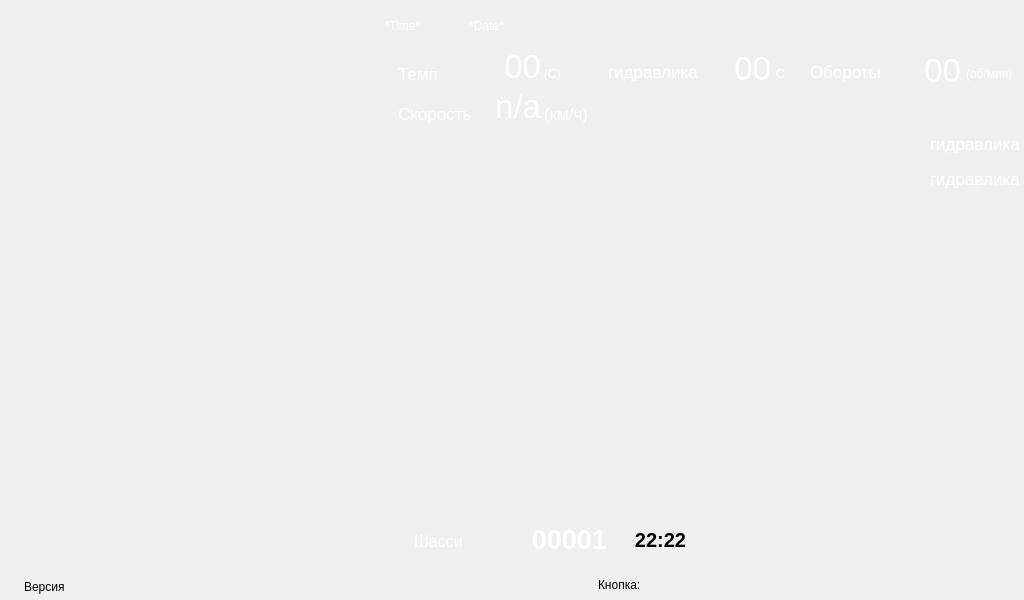
<?xml version="1.0" encoding="UTF-8"?>
<ui version="4.0">
 <class>MainWindow</class>
 <widget class="QMainWindow" name="MainWindow">
  <property name="geometry">
   <rect>
    <x>0</x>
    <y>0</y>
    <width>1024</width>
    <height>600</height>
   </rect>
  </property>
  <property name="windowTitle">
   <string>MainWindow</string>
  </property>
  <property name="styleSheet">
   <string notr="true"/>
  </property>
  <widget class="QWidget" name="centralWidget">
   <property name="styleSheet">
    <string notr="true">QWidget#centralWidget {
	background-image: url(:/Images/Images/main/backgrounds/background.png);
}</string>
   </property>
   <widget class="QPushButton" name="label_date">
    <property name="geometry">
     <rect>
      <x>380</x>
      <y>6</y>
      <width>213</width>
      <height>40</height>
     </rect>
    </property>
    <property name="autoFillBackground">
     <bool>false</bool>
    </property>
    <property name="styleSheet">
     <string notr="true">color: rgb(255, 255, 255);</string>
    </property>
    <property name="text">
     <string>*Date*</string>
    </property>
    <property name="flat">
     <bool>true</bool>
    </property>
   </widget>
   <widget class="QPushButton" name="label_time">
    <property name="geometry">
     <rect>
      <x>318</x>
      <y>6</y>
      <width>169</width>
      <height>40</height>
     </rect>
    </property>
    <property name="styleSheet">
     <string notr="true">color: rgb(255, 255, 255);</string>
    </property>
    <property name="text">
     <string>*Time*</string>
    </property>
    <property name="flat">
     <bool>true</bool>
    </property>
   </widget>
   <widget class="QWidget" name="verticalLayoutWidget">
    <property name="geometry">
     <rect>
      <x>396</x>
      <y>92</y>
      <width>513</width>
      <height>115</height>
     </rect>
    </property>
    <layout class="QVBoxLayout" name="logLayout">
     <property name="sizeConstraint">
      <enum>QLayout::SizeConstraint::SetFixedSize</enum>
     </property>
    </layout>
   </widget>
   <widget class="QLabel" name="J1939Status">
    <property name="geometry">
     <rect>
      <x>916</x>
      <y>2</y>
      <width>58</width>
      <height>40</height>
     </rect>
    </property>
    <property name="text">
     <string/>
    </property>
    <property name="pixmap">
     <pixmap resource="images.qrc">:/Images/Images/main/signs/sign_DV1_on.png</pixmap>
    </property>
    <property name="scaledContents">
     <bool>true</bool>
    </property>
   </widget>
   <widget class="QLabel" name="J1939MainStatus">
    <property name="geometry">
     <rect>
      <x>862</x>
      <y>2</y>
      <width>58</width>
      <height>40</height>
     </rect>
    </property>
    <property name="styleSheet">
     <string notr="true"/>
    </property>
    <property name="text">
     <string/>
    </property>
    <property name="pixmap">
     <pixmap resource="images.qrc">:/Images/Images/main/signs/sign_DV2_on.png</pixmap>
    </property>
    <property name="scaledContents">
     <bool>true</bool>
    </property>
   </widget>
   <widget class="QLabel" name="label_wait_on_start">
    <property name="geometry">
     <rect>
      <x>656</x>
      <y>-2</y>
      <width>51</width>
      <height>51</height>
     </rect>
    </property>
    <property name="text">
     <string/>
    </property>
    <property name="pixmap">
     <pixmap resource="images.qrc">:/Images/Images/main/signs/sign_engineManagementLamp_yellow.png</pixmap>
    </property>
    <property name="scaledContents">
     <bool>false</bool>
    </property>
   </widget>
   <widget class="QLabel" name="label_TO">
    <property name="geometry">
     <rect>
      <x>836</x>
      <y>6</y>
      <width>31</width>
      <height>35</height>
     </rect>
    </property>
    <property name="text">
     <string/>
    </property>
    <property name="pixmap">
     <pixmap resource="images.qrc">:/Images/Images/main/signs/sign_serviceInterval_red.png</pixmap>
    </property>
    <property name="scaledContents">
     <bool>false</bool>
    </property>
   </widget>
   <widget class="QLabel" name="label_drain_filter">
    <property name="geometry">
     <rect>
      <x>804</x>
      <y>4</y>
      <width>39</width>
      <height>41</height>
     </rect>
    </property>
    <property name="text">
     <string/>
    </property>
    <property name="pixmap">
     <pixmap resource="images.qrc">:/Images/Images/main/signs/sign_filtrSlivnoy_red.png</pixmap>
    </property>
    <property name="scaledContents">
     <bool>false</bool>
    </property>
   </widget>
   <widget class="QLabel" name="POStatus">
    <property name="geometry">
     <rect>
      <x>972</x>
      <y>2</y>
      <width>55</width>
      <height>43</height>
     </rect>
    </property>
    <property name="styleSheet">
     <string notr="true">color: green;
font: 75 16pt bold &quot;Vemana2000&quot;;</string>
    </property>
    <property name="text">
     <string/>
    </property>
    <property name="pixmap">
     <pixmap resource="images.qrc">:/Images/Images/main/signs/sign_сan1_red.png</pixmap>
    </property>
    <property name="scaledContents">
     <bool>false</bool>
    </property>
   </widget>
   <widget class="QLabel" name="label_pressure_filter">
    <property name="geometry">
     <rect>
      <x>772</x>
      <y>2</y>
      <width>37</width>
      <height>37</height>
     </rect>
    </property>
    <property name="text">
     <string/>
    </property>
    <property name="pixmap">
     <pixmap resource="images.qrc">:/Images/Images/main/signs/sign_filtrZabornyi_red.png</pixmap>
    </property>
    <property name="scaledContents">
     <bool>false</bool>
    </property>
   </widget>
   <widget class="QLabel" name="label_a1">
    <property name="geometry">
     <rect>
      <x>742</x>
      <y>6</y>
      <width>33</width>
      <height>33</height>
     </rect>
    </property>
    <property name="text">
     <string/>
    </property>
    <property name="pixmap">
     <pixmap resource="images.qrc">:/Images/Images/main/signs/sign_А1_green.png</pixmap>
    </property>
    <property name="scaledContents">
     <bool>true</bool>
    </property>
   </widget>
   <widget class="QLabel" name="label_engineRPM">
    <property name="geometry">
     <rect>
      <x>894</x>
      <y>52</y>
      <width>67</width>
      <height>37</height>
     </rect>
    </property>
    <property name="font">
     <font>
      <pointsize>25</pointsize>
     </font>
    </property>
    <property name="styleSheet">
     <string notr="true">color: white;</string>
    </property>
    <property name="text">
     <string>00</string>
    </property>
    <property name="alignment">
     <set>Qt::AlignmentFlag::AlignRight|Qt::AlignmentFlag::AlignTrailing|Qt::AlignmentFlag::AlignVCenter</set>
    </property>
   </widget>
   <widget class="QLabel" name="label_engineTemp">
    <property name="geometry">
     <rect>
      <x>474</x>
      <y>48</y>
      <width>67</width>
      <height>37</height>
     </rect>
    </property>
    <property name="font">
     <font>
      <pointsize>25</pointsize>
     </font>
    </property>
    <property name="styleSheet">
     <string notr="true">color: white;</string>
    </property>
    <property name="text">
     <string>00</string>
    </property>
    <property name="alignment">
     <set>Qt::AlignmentFlag::AlignRight|Qt::AlignmentFlag::AlignTrailing|Qt::AlignmentFlag::AlignVCenter</set>
    </property>
   </widget>
   <widget class="QLabel" name="label_hydraulicTemperature">
    <property name="geometry">
     <rect>
      <x>704</x>
      <y>50</y>
      <width>67</width>
      <height>37</height>
     </rect>
    </property>
    <property name="font">
     <font>
      <pointsize>25</pointsize>
     </font>
    </property>
    <property name="styleSheet">
     <string notr="true">color: white;</string>
    </property>
    <property name="text">
     <string>00</string>
    </property>
    <property name="alignment">
     <set>Qt::AlignmentFlag::AlignRight|Qt::AlignmentFlag::AlignTrailing|Qt::AlignmentFlag::AlignVCenter</set>
    </property>
   </widget>
   <widget class="QLabel" name="label_3">
    <property name="geometry">
     <rect>
      <x>398</x>
      <y>60</y>
      <width>85</width>
      <height>27</height>
     </rect>
    </property>
    <property name="font">
     <font>
      <pointsize>13</pointsize>
     </font>
    </property>
    <property name="styleSheet">
     <string notr="true">color: white</string>
    </property>
    <property name="text">
     <string>Темп</string>
    </property>
   </widget>
   <widget class="QLabel" name="label_4">
    <property name="geometry">
     <rect>
      <x>544</x>
      <y>60</y>
      <width>53</width>
      <height>27</height>
     </rect>
    </property>
    <property name="styleSheet">
     <string notr="true">color: white</string>
    </property>
    <property name="text">
     <string>(С)</string>
    </property>
   </widget>
   <widget class="QLabel" name="label_speedCaption">
    <property name="geometry">
     <rect>
      <x>398</x>
      <y>100</y>
      <width>85</width>
      <height>27</height>
     </rect>
    </property>
    <property name="font">
     <font>
      <pointsize>13</pointsize>
     </font>
    </property>
    <property name="styleSheet">
     <string notr="true">color: white</string>
    </property>
    <property name="text">
     <string>Скорость</string>
    </property>
   </widget>
   <widget class="QLabel" name="label_speed">
    <property name="geometry">
     <rect>
      <x>474</x>
      <y>88</y>
      <width>67</width>
      <height>37</height>
     </rect>
    </property>
    <property name="font">
     <font>
      <pointsize>25</pointsize>
     </font>
    </property>
    <property name="styleSheet">
     <string notr="true">color: white;</string>
    </property>
    <property name="text">
     <string>n/a</string>
    </property>
    <property name="alignment">
     <set>Qt::AlignmentFlag::AlignRight|Qt::AlignmentFlag::AlignTrailing|Qt::AlignmentFlag::AlignVCenter</set>
    </property>
   </widget>
   <widget class="QLabel" name="label_speedUnit">
    <property name="geometry">
     <rect>
      <x>544</x>
      <y>100</y>
      <width>70</width>
      <height>27</height>
     </rect>
    </property>
    <property name="font">
     <font>
      <pointsize>13</pointsize>
     </font>
    </property>
    <property name="styleSheet">
     <string notr="true">color: white</string>
    </property>
    <property name="text">
     <string>(км/ч)</string>
    </property>
   </widget>
   <widget class="QLabel" name="label_5">
    <property name="geometry">
     <rect>
      <x>810</x>
      <y>58</y>
      <width>109</width>
      <height>27</height>
     </rect>
    </property>
    <property name="font">
     <font>
      <pointsize>13</pointsize>
     </font>
    </property>
    <property name="styleSheet">
     <string notr="true">color: white</string>
    </property>
    <property name="text">
     <string>Обороты</string>
    </property>
   </widget>
   <widget class="QLabel" name="label_6">
    <property name="geometry">
     <rect>
      <x>966</x>
      <y>60</y>
      <width>55</width>
      <height>27</height>
     </rect>
    </property>
    <property name="styleSheet">
     <string notr="true">color: white</string>
    </property>
    <property name="text">
     <string>(об/мин)</string>
    </property>
   </widget>
   <widget class="QLabel" name="label_7">
    <property name="geometry">
     <rect>
      <x>608</x>
      <y>58</y>
      <width>127</width>
      <height>27</height>
     </rect>
    </property>
    <property name="font">
     <font>
      <pointsize>13</pointsize>
     </font>
    </property>
    <property name="styleSheet">
     <string notr="true">color: white</string>
    </property>
    <property name="text">
     <string>гидравлика</string>
    </property>
   </widget>
   <widget class="QLabel" name="label_8">
    <property name="geometry">
     <rect>
      <x>776</x>
      <y>60</y>
      <width>27</width>
      <height>27</height>
     </rect>
    </property>
    <property name="styleSheet">
     <string notr="true">color: white</string>
    </property>
    <property name="text">
     <string>С</string>
    </property>
   </widget>
   <widget class="QPushButton" name="pushButton_service">
    <property name="geometry">
     <rect>
      <x>912</x>
      <y>502</y>
      <width>85</width>
      <height>77</height>
     </rect>
    </property>
    <property name="styleSheet">
     <string notr="true">QPushButton{
border-style:none;
outline: none;
	background-image: url(:/Images/Images/main/buttons/button_servis_off.png);
}</string>
    </property>
    <property name="text">
     <string/>
    </property>
   </widget>
   <widget class="QPushButton" name="pushButton_settings">
    <property name="geometry">
     <rect>
      <x>814</x>
      <y>502</y>
      <width>83</width>
      <height>77</height>
     </rect>
    </property>
    <property name="styleSheet">
     <string notr="true">QPushButton{
border-style:none;
outline: none;
	background-image: url(:/Images/Images/main/buttons/button_setting_off.png);
}</string>
    </property>
    <property name="text">
     <string/>
    </property>
   </widget>
   <widget class="QLabel" name="label_version">
    <property name="geometry">
     <rect>
      <x>24</x>
      <y>578</y>
      <width>327</width>
      <height>17</height>
     </rect>
    </property>
    <property name="text">
     <string>Версия</string>
    </property>
   </widget>
   <widget class="QWidget" name="widget_cleanModes" native="true">
    <property name="geometry">
     <rect>
      <x>12</x>
      <y>10</y>
      <width>335</width>
      <height>183</height>
     </rect>
    </property>
    <property name="styleSheet">
     <string notr="true">QWidget#widget_cleanModes
{
	background-image: url(:/Images/Images/main/backgrounds/sub-background_cleaningMode.png);
}</string>
    </property>
    <widget class="QLabel" name="label_startstop">
     <property name="geometry">
      <rect>
       <x>226</x>
       <y>12</y>
       <width>89</width>
       <height>161</height>
      </rect>
     </property>
     <property name="styleSheet">
      <string notr="true">background-image: url(:/Images/Images/main/buttons/button_start_off.png);</string>
     </property>
     <property name="text">
      <string/>
     </property>
    </widget>
    <widget class="QPushButton" name="pushButton_startstop">
     <property name="geometry">
      <rect>
       <x>226</x>
       <y>12</y>
       <width>91</width>
       <height>161</height>
      </rect>
     </property>
     <property name="styleSheet">
      <string notr="true">QPushButton{
border-style:none;
outline: none;
	background-image: url(:/Images/Images/main/buttons/button_start_off.png);
}
</string>
     </property>
     <property name="text">
      <string/>
     </property>
     <property name="checkable">
      <bool>false</bool>
     </property>
    </widget>
    <widget class="QPushButton" name="pushButton_mediumSweep">
     <property name="geometry">
      <rect>
       <x>14</x>
       <y>100</y>
       <width>93</width>
       <height>75</height>
      </rect>
     </property>
     <property name="styleSheet">
      <string notr="true">border-style:none;
outline: none;
background-image: url(:/Images/Images/main/buttons/cleaningMode_button_hard_off.png);</string>
     </property>
     <property name="text">
      <string/>
     </property>
    </widget>
    <widget class="QPushButton" name="pushButton_heavySweep">
     <property name="geometry">
      <rect>
       <x>118</x>
       <y>100</y>
       <width>93</width>
       <height>79</height>
      </rect>
     </property>
     <property name="styleSheet">
      <string notr="true">border-style:none;
outline: none;
background-image: url(:/Images/Images/main/buttons/cleaningMode_button_leafHarvesting_off.png);</string>
     </property>
     <property name="text">
      <string/>
     </property>
    </widget>
    <widget class="QPushButton" name="pushButton_lightSweep">
     <property name="geometry">
      <rect>
       <x>118</x>
       <y>10</y>
       <width>93</width>
       <height>77</height>
      </rect>
     </property>
     <property name="styleSheet">
      <string notr="true">border-style:none;
outline: none;
background-image: url(:/Images/Images/main/buttons/cleaningMode_button_average_off.png);</string>
     </property>
     <property name="text">
      <string/>
     </property>
    </widget>
    <widget class="QPushButton" name="pushButton_leafSweep">
     <property name="geometry">
      <rect>
       <x>16</x>
       <y>10</y>
       <width>93</width>
       <height>75</height>
      </rect>
     </property>
     <property name="styleSheet">
      <string notr="true">border-style:none;
outline: none;
background-image: url(:/Images/Images/main/buttons/cleaningMode_button_easy_off.png);</string>
     </property>
     <property name="text">
      <string/>
     </property>
    </widget>
   </widget>
   <widget class="QWidget" name="widget_other" native="true">
    <property name="geometry">
     <rect>
      <x>16</x>
      <y>482</y>
      <width>333</width>
      <height>98</height>
     </rect>
    </property>
    <property name="styleSheet">
     <string notr="true">QWidget#widget_other
{
	
	background-image: url(:/Images/Images/main/backgrounds/sub-background_light.png);
}</string>
    </property>
    <widget class="QPushButton" name="pushButton_frmMagnet">
     <property name="geometry">
      <rect>
       <x>222</x>
       <y>8</y>
       <width>93</width>
       <height>79</height>
      </rect>
     </property>
     <property name="styleSheet">
      <string notr="true">border-style:none;
outline: none;
background-image: url(:/Images/Images/main/buttons/light_button_frm_m_off.png);

</string>
     </property>
     <property name="text">
      <string/>
     </property>
     <property name="checkable">
      <bool>false</bool>
     </property>
    </widget>
    <widget class="QPushButton" name="pushButton_frmBroom">
     <property name="geometry">
      <rect>
       <x>116</x>
       <y>8</y>
       <width>93</width>
       <height>79</height>
      </rect>
     </property>
     <property name="styleSheet">
      <string notr="true">border-style:none;
outline: none;
background-image: url(:/Images/Images/main/buttons/light_button_frm_h_off.png);</string>
     </property>
     <property name="text">
      <string/>
     </property>
     <property name="checkable">
      <bool>false</bool>
     </property>
    </widget>
    <widget class="QPushButton" name="pushButton_frmKung">
     <property name="geometry">
      <rect>
       <x>12</x>
       <y>8</y>
       <width>93</width>
       <height>79</height>
      </rect>
     </property>
     <property name="styleSheet">
      <string notr="true">border-style:none;
outline: none;
background-image: url(:/Images/Images/main/buttons/light_button_frm_k_off.png);</string>
     </property>
     <property name="text">
      <string/>
     </property>
     <property name="checkable">
      <bool>false</bool>
     </property>
    </widget>
    <zorder>pushButton_frmBroom</zorder>
    <zorder>pushButton_frmKung</zorder>
    <zorder>pushButton_frmMagnet</zorder>
   </widget>
   <widget class="QWidget" name="widget_odometer" native="true">
    <property name="geometry">
     <rect>
      <x>382</x>
      <y>514</y>
      <width>309</width>
      <height>53</height>
     </rect>
    </property>
    <property name="styleSheet">
     <string notr="true">QWidget#widget_odometer
{
	background-image: url(:/Images/Images/main/backgrounds/sub-background_operatingHours.png);
}</string>
    </property>
    <widget class="QLabel" name="label_frontEngineTOTotalValue">
     <property name="geometry">
      <rect>
       <x>98</x>
       <y>10</y>
       <width>127</width>
       <height>31</height>
      </rect>
     </property>
     <property name="font">
      <font>
       <pointsize>20</pointsize>
       <bold>true</bold>
      </font>
     </property>
     <property name="styleSheet">
      <string notr="true">color: white;
</string>
     </property>
     <property name="text">
      <string>00001</string>
     </property>
     <property name="alignment">
      <set>Qt::AlignmentFlag::AlignRight|Qt::AlignmentFlag::AlignTrailing|Qt::AlignmentFlag::AlignVCenter</set>
     </property>
    </widget>
    <widget class="QLabel" name="label_frontEngineTOTotal">
     <property name="geometry">
      <rect>
       <x>32</x>
       <y>12</y>
       <width>93</width>
       <height>31</height>
      </rect>
     </property>
     <property name="font">
      <font>
       <pointsize>12</pointsize>
       <bold>false</bold>
      </font>
     </property>
     <property name="styleSheet">
      <string notr="true">color: white;
</string>
     </property>
     <property name="text">
      <string>Шасси</string>
     </property>
     <property name="alignment">
      <set>Qt::AlignmentFlag::AlignLeading|Qt::AlignmentFlag::AlignLeft|Qt::AlignmentFlag::AlignVCenter</set>
     </property>
    </widget>
   </widget>
   <widget class="QLabel" name="label_engineTODaily">
    <property name="geometry">
     <rect>
      <x>622</x>
      <y>504</y>
      <width>77</width>
      <height>81</height>
     </rect>
    </property>
    <property name="font">
     <font>
      <pointsize>20</pointsize>
      <bold>true</bold>
     </font>
    </property>
    <property name="styleSheet">
     <string notr="true"/>
    </property>
    <property name="text">
     <string/>
    </property>
    <property name="pixmap">
     <pixmap resource="images.qrc">:/Images/Images/main/buttons/button_operatingHours.png</pixmap>
    </property>
    <property name="scaledContents">
     <bool>false</bool>
    </property>
    <property name="alignment">
     <set>Qt::AlignmentFlag::AlignCenter</set>
    </property>
   </widget>
   <widget class="QLabel" name="label_engineTODailyValue">
    <property name="geometry">
     <rect>
      <x>634</x>
      <y>518</y>
      <width>53</width>
      <height>43</height>
     </rect>
    </property>
    <property name="font">
     <font>
      <pointsize>15</pointsize>
      <bold>true</bold>
     </font>
    </property>
    <property name="styleSheet">
     <string notr="true"/>
    </property>
    <property name="text">
     <string>22:22</string>
    </property>
    <property name="alignment">
     <set>Qt::AlignmentFlag::AlignCenter</set>
    </property>
   </widget>
   <widget class="QLabel" name="label_engine_damage">
    <property name="geometry">
     <rect>
      <x>708</x>
      <y>2</y>
      <width>47</width>
      <height>40</height>
     </rect>
    </property>
    <property name="text">
     <string/>
    </property>
    <property name="pixmap">
     <pixmap resource="images.qrc">:/Images/Images/main/signs/sign_сheckEngineSupportive_red.png</pixmap>
    </property>
    <property name="scaledContents">
     <bool>false</bool>
    </property>
   </widget>
   <widget class="QWidget" name="widget_workOrgans" native="true">
    <property name="geometry">
     <rect>
      <x>12</x>
      <y>198</y>
      <width>335</width>
      <height>277</height>
     </rect>
    </property>
    <property name="styleSheet">
     <string notr="true">QWidget#widget_workOrgans
{
	
	background-image: url(:/Images/Images/main/backgrounds/sub-background_configuration.png);
}</string>
    </property>
    <widget class="QPushButton" name="pushButton_centralBroomRight">
     <property name="geometry">
      <rect>
       <x>170</x>
       <y>94</y>
       <width>45</width>
       <height>79</height>
      </rect>
     </property>
     <property name="styleSheet">
      <string notr="true">QPushButton{
border-style:none;
outline: none;
}</string>
     </property>
     <property name="text">
      <string/>
     </property>
    </widget>
    <widget class="QPushButton" name="pushButton_centralBroomLeft">
     <property name="geometry">
      <rect>
       <x>122</x>
       <y>96</y>
       <width>45</width>
       <height>79</height>
      </rect>
     </property>
     <property name="styleSheet">
      <string notr="true">QPushButton{
border-style:none;
outline: none;
}</string>
     </property>
     <property name="text">
      <string/>
     </property>
    </widget>
    <widget class="QLabel" name="label_centralBroom">
     <property name="geometry">
      <rect>
       <x>122</x>
       <y>98</y>
       <width>93</width>
       <height>79</height>
      </rect>
     </property>
     <property name="styleSheet">
      <string notr="true">background-image: url(:/Images/Images/main/buttons/configuration_button_rotatingBroomsFront_off.png);</string>
     </property>
     <property name="text">
      <string/>
     </property>
    </widget>
    <widget class="QPushButton" name="pushButton_centralBroomDown">
     <property name="geometry">
      <rect>
       <x>20</x>
       <y>140</y>
       <width>91</width>
       <height>35</height>
      </rect>
     </property>
     <property name="styleSheet">
      <string notr="true">QPushButton{
border-style:none;
outline: none;
}</string>
     </property>
     <property name="text">
      <string/>
     </property>
    </widget>
    <widget class="QPushButton" name="pushButton_centralBroomUp">
     <property name="geometry">
      <rect>
       <x>20</x>
       <y>98</y>
       <width>95</width>
       <height>39</height>
      </rect>
     </property>
     <property name="styleSheet">
      <string notr="true">QPushButton{
border-style:none;
outline: none;
}</string>
     </property>
     <property name="text">
      <string/>
     </property>
    </widget>
    <widget class="QLabel" name="label_centralBroomUpDown">
     <property name="geometry">
      <rect>
       <x>18</x>
       <y>99</y>
       <width>93</width>
       <height>79</height>
      </rect>
     </property>
     <property name="styleSheet">
      <string notr="true">background-image: url(:/Images/Images/main/buttons/configuration_button_rotatingBroomsFront_lift_off.png);</string>
     </property>
     <property name="text">
      <string/>
     </property>
    </widget>
    <widget class="QLabel" name="label_centralBroomFloatPress">
     <property name="geometry">
      <rect>
       <x>226</x>
       <y>98</y>
       <width>93</width>
       <height>79</height>
      </rect>
     </property>
     <property name="styleSheet">
      <string notr="true">background-image: url(:/Images/Images/main/buttons/configuration_button_variable_off.png);</string>
     </property>
     <property name="text">
      <string/>
     </property>
    </widget>
    <widget class="QPushButton" name="pushButton_centralBroomPress">
     <property name="geometry">
      <rect>
       <x>226</x>
       <y>141</y>
       <width>91</width>
       <height>35</height>
      </rect>
     </property>
     <property name="styleSheet">
      <string notr="true">QPushButton{
border-style:none;
outline: none;
}</string>
     </property>
     <property name="text">
      <string/>
     </property>
    </widget>
    <widget class="QPushButton" name="pushButton_centralBroomFlow">
     <property name="geometry">
      <rect>
       <x>226</x>
       <y>99</y>
       <width>95</width>
       <height>39</height>
      </rect>
     </property>
     <property name="styleSheet">
      <string notr="true">QPushButton{
border-style:none;
outline: none;
}</string>
     </property>
     <property name="text">
      <string/>
     </property>
    </widget>
    <widget class="QPushButton" name="pushButton_dumpUp">
     <property name="geometry">
      <rect>
       <x>20</x>
       <y>14</y>
       <width>95</width>
       <height>39</height>
      </rect>
     </property>
     <property name="styleSheet">
      <string notr="true">QPushButton{
border-style:none;
outline: none;
}</string>
     </property>
     <property name="text">
      <string/>
     </property>
    </widget>
    <widget class="QLabel" name="label_dump">
     <property name="geometry">
      <rect>
       <x>122</x>
       <y>14</y>
       <width>93</width>
       <height>79</height>
      </rect>
     </property>
     <property name="styleSheet">
      <string notr="true">background-image: url(:/Images/Images/main/buttons/configuration_button_dozerBlade_turn_off.png);</string>
     </property>
     <property name="text">
      <string/>
     </property>
    </widget>
    <widget class="QPushButton" name="pushButton_dumpRight">
     <property name="geometry">
      <rect>
       <x>170</x>
       <y>10</y>
       <width>45</width>
       <height>79</height>
      </rect>
     </property>
     <property name="styleSheet">
      <string notr="true">QPushButton{
border-style:none;
outline: none;
}</string>
     </property>
     <property name="text">
      <string/>
     </property>
    </widget>
    <widget class="QPushButton" name="pushButton_dumpDown">
     <property name="geometry">
      <rect>
       <x>20</x>
       <y>56</y>
       <width>91</width>
       <height>35</height>
      </rect>
     </property>
     <property name="styleSheet">
      <string notr="true">QPushButton{
border-style:none;
outline: none;
}</string>
     </property>
     <property name="text">
      <string/>
     </property>
    </widget>
    <widget class="QPushButton" name="pushButton_dumpPress">
     <property name="geometry">
      <rect>
       <x>226</x>
       <y>57</y>
       <width>91</width>
       <height>35</height>
      </rect>
     </property>
     <property name="styleSheet">
      <string notr="true">QPushButton{
border-style:none;
outline: none;
}</string>
     </property>
     <property name="text">
      <string/>
     </property>
    </widget>
    <widget class="QPushButton" name="pushButton_dumpLeft">
     <property name="geometry">
      <rect>
       <x>122</x>
       <y>12</y>
       <width>45</width>
       <height>79</height>
      </rect>
     </property>
     <property name="styleSheet">
      <string notr="true">QPushButton{
border-style:none;
outline: none;
}</string>
     </property>
     <property name="text">
      <string/>
     </property>
    </widget>
    <widget class="QLabel" name="label_dumpUpDown">
     <property name="geometry">
      <rect>
       <x>18</x>
       <y>15</y>
       <width>93</width>
       <height>79</height>
      </rect>
     </property>
     <property name="styleSheet">
      <string notr="true">background-image: url(:/Images/Images/main/buttons/configuration_button_dozerBlade_lift_off.png);</string>
     </property>
     <property name="text">
      <string/>
     </property>
    </widget>
    <widget class="QLabel" name="label_dumpFloatPress">
     <property name="geometry">
      <rect>
       <x>226</x>
       <y>14</y>
       <width>93</width>
       <height>79</height>
      </rect>
     </property>
     <property name="styleSheet">
      <string notr="true">background-image: url(:/Images/Images/main/buttons/configuration_button_variable_up_off_down_blocked.png);</string>
     </property>
     <property name="text">
      <string/>
     </property>
    </widget>
    <widget class="QPushButton" name="pushButton_dumpFlow">
     <property name="geometry">
      <rect>
       <x>226</x>
       <y>15</y>
       <width>95</width>
       <height>39</height>
      </rect>
     </property>
     <property name="styleSheet">
      <string notr="true">QPushButton{
border-style:none;
outline: none;
}</string>
     </property>
     <property name="text">
      <string/>
     </property>
    </widget>
    <widget class="QLabel" name="label_blowerUpDown">
     <property name="geometry">
      <rect>
       <x>16</x>
       <y>184</y>
       <width>93</width>
       <height>79</height>
      </rect>
     </property>
     <property name="styleSheet">
      <string notr="true">background-image: url(:/Images/Images/main/buttons/configuration_button_purgeUnit_lift_off.png);</string>
     </property>
     <property name="text">
      <string/>
     </property>
    </widget>
    <widget class="QLabel" name="label_blower">
     <property name="geometry">
      <rect>
       <x>120</x>
       <y>183</y>
       <width>93</width>
       <height>79</height>
      </rect>
     </property>
     <property name="styleSheet">
      <string notr="true">background-image: url(:/Images/Images/main/buttons/configuration_button_purgeUnit_turn_off.png);</string>
     </property>
     <property name="text">
      <string/>
     </property>
    </widget>
    <widget class="QPushButton" name="pushButton_blowerRight">
     <property name="geometry">
      <rect>
       <x>170</x>
       <y>179</y>
       <width>45</width>
       <height>79</height>
      </rect>
     </property>
     <property name="styleSheet">
      <string notr="true">QPushButton{
border-style:none;
outline: none;
}</string>
     </property>
     <property name="text">
      <string/>
     </property>
    </widget>
    <widget class="QPushButton" name="pushButton_blowerDown">
     <property name="geometry">
      <rect>
       <x>20</x>
       <y>225</y>
       <width>91</width>
       <height>35</height>
      </rect>
     </property>
     <property name="styleSheet">
      <string notr="true">QPushButton{
border-style:none;
outline: none;
}</string>
     </property>
     <property name="text">
      <string/>
     </property>
    </widget>
    <widget class="QPushButton" name="pushButton_blowerLeft">
     <property name="geometry">
      <rect>
       <x>122</x>
       <y>181</y>
       <width>45</width>
       <height>79</height>
      </rect>
     </property>
     <property name="styleSheet">
      <string notr="true">QPushButton{
border-style:none;
outline: none;
}</string>
     </property>
     <property name="text">
      <string/>
     </property>
    </widget>
    <widget class="QLabel" name="label_backMagnet">
     <property name="geometry">
      <rect>
       <x>224</x>
       <y>183</y>
       <width>93</width>
       <height>79</height>
      </rect>
     </property>
     <property name="styleSheet">
      <string notr="true">background-image: url(:/Images/Images/main/buttons/configuration_button_magnet_off.png);</string>
     </property>
     <property name="text">
      <string/>
     </property>
    </widget>
    <widget class="QPushButton" name="pushButton_backMagnet">
     <property name="enabled">
      <bool>true</bool>
     </property>
     <property name="geometry">
      <rect>
       <x>226</x>
       <y>184</y>
       <width>97</width>
       <height>76</height>
      </rect>
     </property>
     <property name="styleSheet">
      <string notr="true">QPushButton{
border-style:none;
outline: none;
}</string>
     </property>
     <property name="text">
      <string/>
     </property>
    </widget>
    <widget class="QPushButton" name="pushButton_blowerUp">
     <property name="geometry">
      <rect>
       <x>20</x>
       <y>183</y>
       <width>95</width>
       <height>39</height>
      </rect>
     </property>
     <property name="styleSheet">
      <string notr="true">QPushButton{
border-style:none;
outline: none;
}</string>
     </property>
     <property name="text">
      <string/>
     </property>
    </widget>
    <zorder>label_centralBroom</zorder>
    <zorder>label_centralBroomUpDown</zorder>
    <zorder>label_centralBroomFloatPress</zorder>
    <zorder>label_dump</zorder>
    <zorder>label_dumpUpDown</zorder>
    <zorder>label_dumpFloatPress</zorder>
    <zorder>label_blowerUpDown</zorder>
    <zorder>label_blower</zorder>
    <zorder>label_backMagnet</zorder>
    <zorder>pushButton_backMagnet</zorder>
    <zorder>pushButton_blowerLeft</zorder>
    <zorder>pushButton_blowerDown</zorder>
    <zorder>pushButton_dumpDown</zorder>
    <zorder>pushButton_centralBroomRight</zorder>
    <zorder>pushButton_centralBroomDown</zorder>
    <zorder>pushButton_centralBroomPress</zorder>
    <zorder>pushButton_blowerUp</zorder>
    <zorder>pushButton_centralBroomLeft</zorder>
    <zorder>pushButton_dumpLeft</zorder>
    <zorder>pushButton_blowerRight</zorder>
    <zorder>pushButton_centralBroomFlow</zorder>
    <zorder>pushButton_dumpUp</zorder>
    <zorder>pushButton_dumpPress</zorder>
    <zorder>pushButton_centralBroomUp</zorder>
    <zorder>pushButton_dumpRight</zorder>
    <zorder>pushButton_dumpFlow</zorder>
   </widget>
   <widget class="QPushButton" name="pushButton_homeState">
    <property name="geometry">
     <rect>
      <x>720</x>
      <y>502</y>
      <width>83</width>
      <height>77</height>
     </rect>
    </property>
    <property name="styleSheet">
     <string notr="true">QPushButton{
border-style:none;
outline: none;
	background-image: url(:/Images/Images/main/buttons/button_home_off.png);
}

QPushButton::pressed{
border-style:none;
outline: none;
	background-image: url(:/Images/Images/main/buttons/button_home_on.png);
}</string>
    </property>
    <property name="text">
     <string/>
    </property>
   </widget>
   <widget class="QLabel" name="label_key">
    <property name="geometry">
     <rect>
      <x>598</x>
      <y>576</y>
      <width>327</width>
      <height>17</height>
     </rect>
    </property>
    <property name="text">
     <string>Кнопка:</string>
    </property>
   </widget>
   <widget class="QLabel" name="label_waterInFuel">
    <property name="geometry">
     <rect>
      <x>630</x>
      <y>8</y>
      <width>33</width>
      <height>33</height>
     </rect>
    </property>
    <property name="text">
     <string/>
    </property>
    <property name="pixmap">
     <pixmap resource="images.qrc">:/Images/Images/main/signs/sign_А1_green.png</pixmap>
    </property>
    <property name="scaledContents">
     <bool>true</bool>
    </property>
   </widget>
   <widget class="QLabel" name="label_airFilter">
    <property name="geometry">
     <rect>
      <x>602</x>
      <y>8</y>
      <width>33</width>
      <height>33</height>
     </rect>
    </property>
    <property name="text">
     <string/>
    </property>
    <property name="pixmap">
     <pixmap resource="images.qrc">:/Images/Images/main/signs/sign_А1_green.png</pixmap>
    </property>
    <property name="scaledContents">
     <bool>true</bool>
    </property>
   </widget>
   <widget class="QLabel" name="label_oilFilter">
    <property name="geometry">
     <rect>
      <x>576</x>
      <y>8</y>
      <width>33</width>
      <height>33</height>
     </rect>
    </property>
    <property name="text">
     <string/>
    </property>
    <property name="pixmap">
     <pixmap resource="images.qrc">:/Images/Images/main/signs/sign_А1_green.png</pixmap>
    </property>
    <property name="scaledContents">
     <bool>true</bool>
    </property>
   </widget>
   <widget class="QLabel" name="label_engineLowTemperature">
    <property name="geometry">
     <rect>
      <x>546</x>
      <y>8</y>
      <width>33</width>
      <height>33</height>
     </rect>
    </property>
    <property name="text">
     <string/>
    </property>
    <property name="pixmap">
     <pixmap resource="images.qrc">:/Images/Images/main/signs/sign_А1_green.png</pixmap>
    </property>
    <property name="scaledContents">
     <bool>true</bool>
    </property>
   </widget>
   <widget class="QLabel" name="label_fan_pressure">
    <property name="geometry">
     <rect>
      <x>930</x>
      <y>165</y>
      <width>130</width>
      <height>27</height>
     </rect>
    </property>
    <property name="font">
     <font>
      <pointsize>13</pointsize>
     </font>
    </property>
    <property name="styleSheet">
     <string notr="true">color: white</string>
    </property>
    <property name="text">
     <string>гидравлика</string>
    </property>
   </widget>
   <widget class="QLabel" name="label_roll_pressure">
    <property name="geometry">
     <rect>
      <x>930</x>
      <y>130</y>
      <width>130</width>
      <height>27</height>
     </rect>
    </property>
    <property name="font">
     <font>
      <pointsize>13</pointsize>
     </font>
    </property>
    <property name="styleSheet">
     <string notr="true">color: white</string>
    </property>
    <property name="text">
     <string>гидравлика</string>
    </property>
   </widget>
   <zorder>label_date</zorder>
   <zorder>label_time</zorder>
   <zorder>verticalLayoutWidget</zorder>
   <zorder>J1939Status</zorder>
   <zorder>J1939MainStatus</zorder>
   <zorder>label_wait_on_start</zorder>
   <zorder>label_TO</zorder>
   <zorder>label_drain_filter</zorder>
   <zorder>POStatus</zorder>
   <zorder>label_pressure_filter</zorder>
   <zorder>label_a1</zorder>
   <zorder>label_engineRPM</zorder>
   <zorder>label_engineTemp</zorder>
   <zorder>label_hydraulicTemperature</zorder>
   <zorder>label_3</zorder>
   <zorder>label_4</zorder>
   <zorder>label_5</zorder>
   <zorder>label_6</zorder>
   <zorder>label_7</zorder>
   <zorder>label_8</zorder>
   <zorder>pushButton_service</zorder>
   <zorder>pushButton_settings</zorder>
   <zorder>widget_cleanModes</zorder>
   <zorder>widget_other</zorder>
   <zorder>widget_odometer</zorder>
   <zorder>label_engineTODaily</zorder>
   <zorder>label_engineTODailyValue</zorder>
   <zorder>label_version</zorder>
   <zorder>label_engine_damage</zorder>
   <zorder>widget_workOrgans</zorder>
   <zorder>pushButton_homeState</zorder>
   <zorder>label_key</zorder>
   <zorder>label_waterInFuel</zorder>
   <zorder>label_airFilter</zorder>
   <zorder>label_oilFilter</zorder>
   <zorder>label_engineLowTemperature</zorder>
   <zorder>label_fan_pressure</zorder>
   <zorder>label_roll_pressure</zorder>
  </widget>
 </widget>
 <layoutdefault spacing="6" margin="11"/>
 <resources>
  <include location="images.qrc"/>
 </resources>
 <connections/>
</ui>
